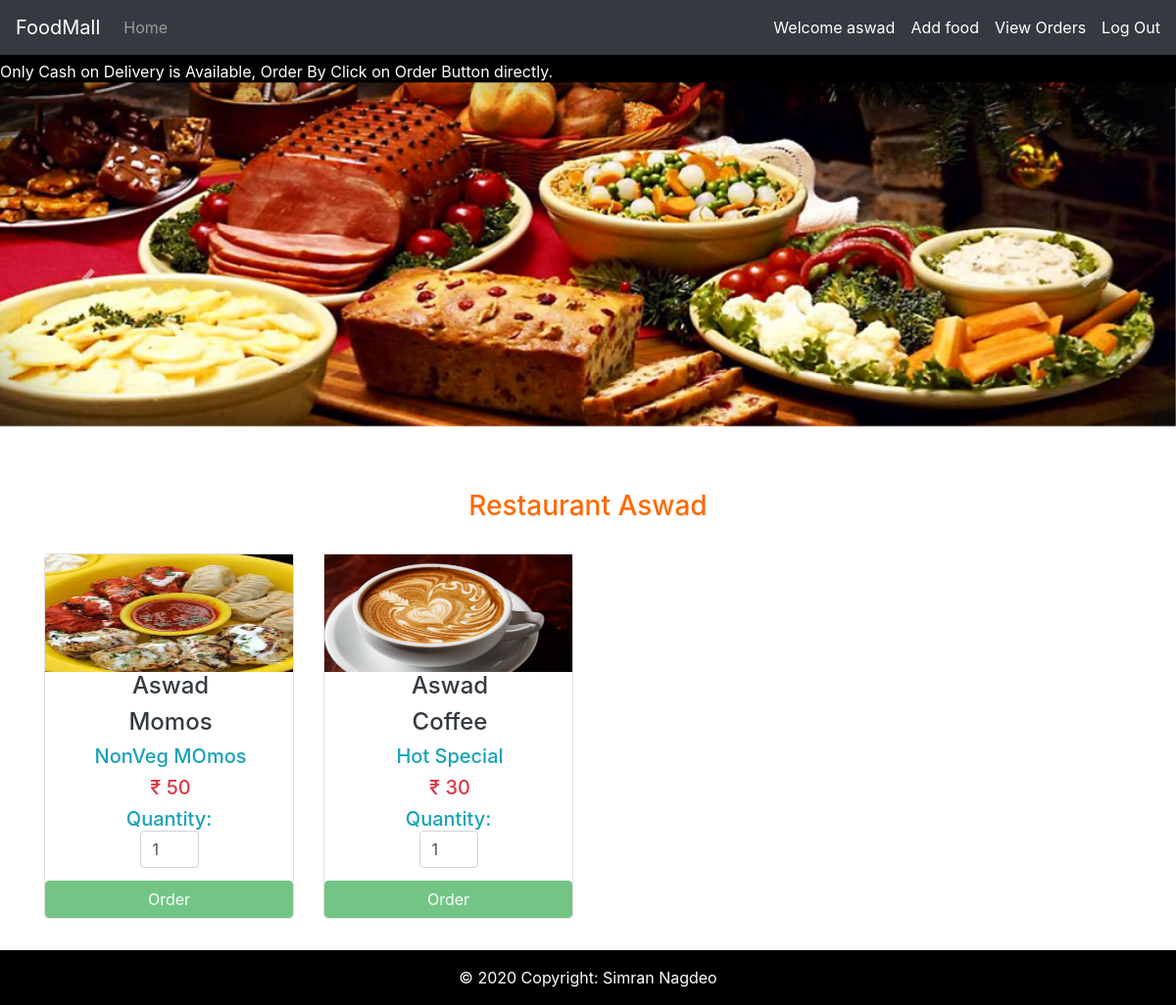
The page / (signed in) on the database its author committed.
### tables this page shows
CREATE TABLE `restaurant` (
  `r_id` int(30) NOT NULL,
  `name` text NOT NULL,
  `email` text NOT NULL,
  `username` text NOT NULL,
  `contact` varchar(30) NOT NULL,
  `address` text NOT NULL,
  `password` text NOT NULL
);

CREATE TABLE `food` (
  `f_id` int(30) NOT NULL,
  `name` text NOT NULL,
  `price` int(30) NOT NULL,
  `description` text NOT NULL,
  `r_id` int(30) NOT NULL,
  `images` text NOT NULL,
  `options` text NOT NULL,
  `type` varchar(30) NOT NULL
);

### index.php (the view, shortened to what this page needs)
<?php
$conn = Connect();
?>
<!DOCTYPE html>
<html lang="en">
<head>
    <link rel="stylesheet" type = "text/css" href ="css/bootstrap-4.5.0-dist/css/bootstrap.min.css">
   <link rel="stylesheet" type = "text/css" href ="css/mediaQuery.css">
</head>
<body>
<nav class="navbar navbar-expand-sm bg-dark navbar-dark displayNoneLess1200">
  <a class="navbar-brand" href="#">FoodMall</a>
  <ul class="navbar-nav">
    <li class="nav-item">
      <a class="nav-link" href="#">Home</a>
    </li>
  </ul>
  <?php
if(isset($_SESSION['login_user1'])){
?>
  <ul class="nav navbar-nav navbar-right" style="position: absolute;right:1rem">
      <li style="margin-right: 1rem;"><a href="#" style="color: white;">Welcome <?php echo $_SESSION['login_user1']; ?> </a></li>
      <li style="margin-right: 1rem;"><a href="addFood.php" style="color: white;">Add food</a></li>
      <li style="margin-right: 1rem;"><a href="RestaurantOrder.php" style="color: white;">View Orders</a></li>
            <li><a href="logout_r.php" style="color: white;"> Log Out </a></li>
          </ul>
<?php
}
?>
</nav>
 <marquee width="100%" direction="left" class="displayNoneLess1200" height="30px" style="background: black;color:white;padding:5px 0px;">
  Only Cash on Delivery is Available, Order By Click on Order Button directly.
</marquee>
<div id="carouselExampleInterval" class="carousel slide displayNoneLess1200" data-ride="carousel" style="margin-top: -0.4rem; ">
  <div class="carousel-inner">
      <div class="carousel-item active" style="height: 25rem;" data-interval="10000">
        <img src="images/slide001.jpg" class="d-block w-100" alt="...">
    </div>
  </div>
  <a class="carousel-control-prev" href="#carouselExampleInterval" role="button" data-slide="prev">
    <span class="carousel-control-prev-icon" aria-hidden="true"></span>
  </a>
  <a class="carousel-control-next" href="#carouselExampleInterval" role="button" data-slide="next">
    <span class="carousel-control-next-icon" aria-hidden="true"></span>
  </a>
</div>
 <div class="container displayNoneLess1200" style="width:95%;">
 <?php
if(isset($_SESSION['login_user1'])){
    $Uname=$_SESSION['login_user1'];
    $sqlType="Select r_id,name from restaurant where username='$Uname'";
    $result1 = mysqli_query($conn, $sqlType);
    if (mysqli_num_rows($result1) > 0)
     {
     while($row = mysqli_fetch_assoc($result1)){
         $r_id=$row["r_id"];
         $r_name=$row["name"];
     }
    }
    $sql = "SELECT * FROM food WHERE options = 'Enable' and r_id='$r_id' ORDER BY f_id";
    $result = mysqli_query($conn, $sql);
?>
     <h3 style="text-align: center;color: #ff6900;margin-top: 1rem">Restaurant <?php echo $r_name;?></h3>
<?php
}
if (mysqli_num_rows($result) > 0)
{
  $count=0;
  while($row = mysqli_fetch_assoc($result)){
    if ($count == 0)
      echo "<div class='row' style='margin-top:2rem;'>";
      $r_id=$row["r_id"];
      $sql_R_id = "SELECT name FROM restaurant WHERE r_id='$r_id'";
      $result_rName = $conn->query($sql_R_id);
      if (mysqli_num_rows($result_rName) > 0) {
      while($row1 = $result_rName->fetch_assoc()) {
          $R_Name=$row1["name"];
        }
      }
?>
<div class="col-md-3">
    <form method="post" action="order.php?action=add&id=<?php echo $row['f_id']; ?>&Rid=<?php echo $row['r_id']; ?>">
        <div class="mypanel card" style="text-transform: capitalize;border-radius: 5px" align="center">
    <img src="<?php echo $row["images"]; ?>" style="height: 120px;width:100%" class="img-responsive">
    <h4 class="text-dark textellipsis"><?php echo $R_Name; ?></h4>
<h4 class="text-dark textellipsis"><?php echo $row["name"]; ?></h4>
<h5 class="text-info textellipsis"><?php echo $row["description"]; ?></h5>
<h5 class="text-danger textellipsis">&#8377; <?php echo $row["price"]; ?></h5>
<h5 class="text-info">Quantity: <input type="number" min="1" max="25" name="quantity" class="form-control" value="1" style="width: 60px;"> </h5>
<button type="submit" name="add" style="margin-top:5px;"
       data-toggle="modal" data-target="#orderModal"
    <?php if (isset($_SESSION['login_user1'])){ ?> disabled <?php   } ?>
    class="btn btn-success" value="Order">Order</button>
    </form>
</div>
</div>
<?php
$count++;
}
?>
  <?php
}
?>
<footer class="page-footer font-small blue displayNoneLess1200" style="background: black;margin-top:2rem;color: white">
  <div class="footer-copyright text-center py-3">&copy; 2020 Copyright:
     Simran Nagdeo
  </div>
</footer>
</body>
</html>

### index.php (style rules this page uses)
.textellipsis { white-space: nowrap; width: 16rem; overflow: hidden; text-overflow: ellipsis; text-align: center; padding: 0rem 1rem; }

### rows shown on the page
restaurant: name "Aswad"
food: images (picture), r.name "Aswad", name "Momos", description "NonVeg MOmos", price "50"
food: images (picture), r.name "Aswad", name "Coffee", description "Hot Special", price "30"

### other values the page prints
$_SESSION['login_user1'] "aswad"
